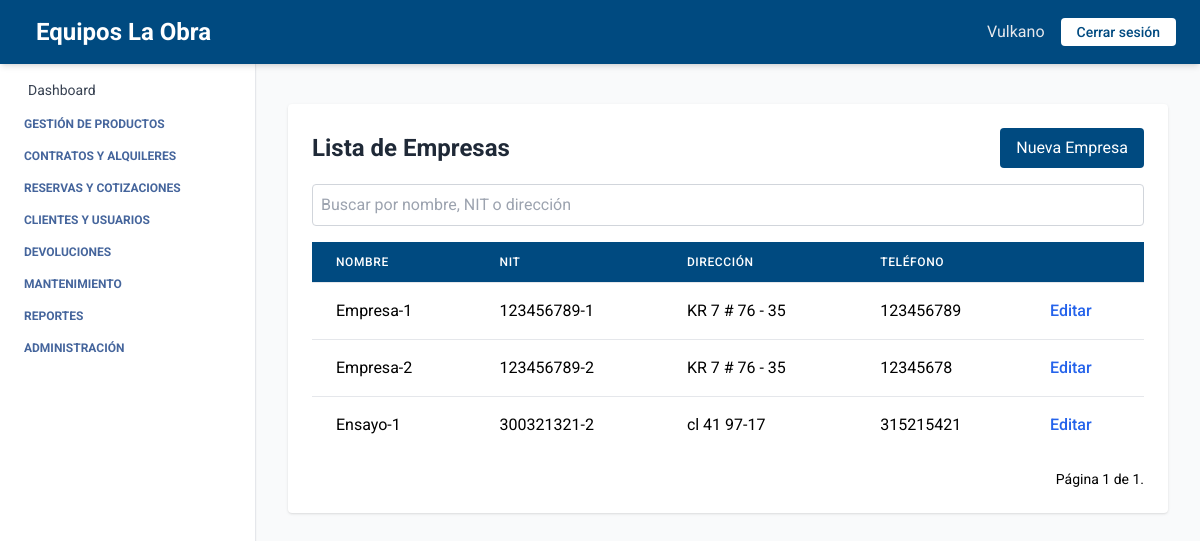
Before: /empresa/empresas/ with the older database file.
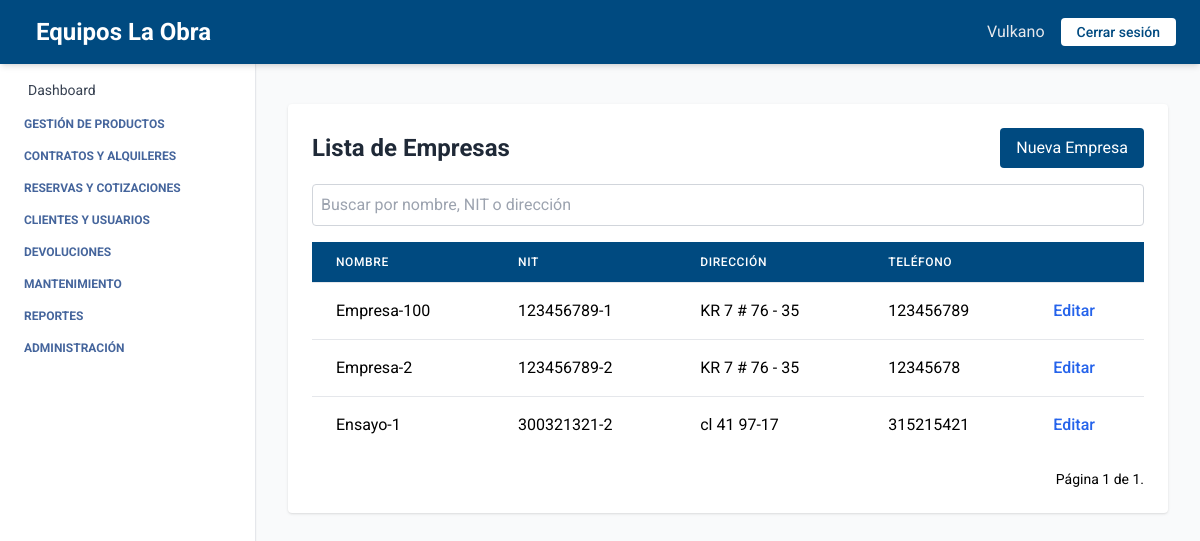
After: the same page with the newer database file.
### empresa/models.py (models this page shows, shortened)
class Empresa(models.Model):
    nombre = models.CharField(max_length=100)
    nit = models.CharField(max_length=50, unique=True)
    direccion = models.CharField(max_length=255, blank=True, null=True)
    telefono = models.CharField(max_length=20, blank=True, null=True)

### empresa/views.py (the view)
# urls.py: path('empresas/', EmpresaListView.as_view(), name='empresa_list'),
class EmpresaListView(ListView):
    model = Empresa
    template_name = "empresa_list.html"
    paginate_by = 10
    def get_queryset(self):
        queryset = super().get_queryset()
        query = self.request.GET.get("q")
        if query:
            queryset = queryset.filter(
                Q(nombre__icontains=query) |
                Q(nit__icontains=query) |
                Q(direccion__icontains=query)  # Puedes agregar más filtros si es necesario
            )
        return queryset

### empresa/templates/empresa_list.html (shortened to what this page needs)
{% extends "index.html" %}
{% block content %}
<div class="max-w-5xl mx-auto mt-2 bg-white p-6 rounded shadow">
  <div class="flex justify-between items-center mb-4">
    <h2 class="text-2xl font-bold text-gray-800">Lista de Empresas</h2>
    <a href="{% url 'crear_empresa' %}" class="bg-[var(--primary-color)] text-white px-4 py-2 rounded hover:bg-blue-700 transition">
      Nueva Empresa
    </a>
  </div>
  <form method="get" class="mb-4">
    <input type="text" name="q" placeholder="Buscar por nombre, NIT o dirección" value="{{ request.GET.q }}" class="w-full p-2 border border-gray-300 rounded focus:outline-none focus:ring-2 focus:ring-[var(--primary-color)]" />
  </form>
  {% if object_list %}
  <table class="min-w-full divide-y divide-gray-200">
    <thead class="bg-[var(--primary-color)]">
      <tr>
        <th class="px-6 py-3 text-left text-xs font-medium text-white uppercase tracking-wider">Nombre</th>
        <th class="px-6 py-3 text-left text-xs font-medium text-white uppercase tracking-wider">NIT</th>
        <th class="px-6 py-3 text-left text-xs font-medium text-white uppercase tracking-wider">Dirección</th>
        <th class="px-6 py-3 text-left text-xs font-medium text-white uppercase tracking-wider">Teléfono</th>
        <th class="px-6 py-3 text-left text-xs font-medium text-white uppercase tracking-wider"></th>
      </tr>
    </thead>
    <tbody class="bg-white divide-y divide-gray-200">
      {% for empresa in object_list %}
      <tr>
        <td class="px-6 py-4 whitespace-nowrap">{{ empresa.nombre }}</td>
        <td class="px-6 py-4 whitespace-nowrap">{{ empresa.nit }}</td>
        <td class="px-6 py-4 whitespace-nowrap">{{ empresa.direccion }}</td>
        <td class="px-6 py-4 whitespace-nowrap">{{ empresa.telefono }}</td>
        <td class="px-6 py-4 whitespace-nowrap"><a href="{% url 'editar_empresa' empresa.id %}" class="font-medium text-blue-600 dark:text-blue-500 hover:underline">Editar</a></td>
      </tr>
      {% endfor %}
    </tbody>
  </table>
  {% else %}
  <p class="text-gray-600">No hay empresas registradas.</p>
  {% endif %}
  <div class="mt-4 flex justify-end text-sm">
    <span>
      <span class="current">
        Página {{ page_obj.number }} de {{ page_obj.paginator.num_pages }}.
      </span>
    </span>
  </div>
</div>
{% endblock %}

Changed rows visible on the page:
changed Empresa: nombre "Empresa-1" → "Empresa-100"
